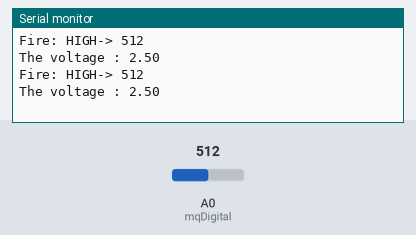
A sketch run on a simulated Arduino Uno, built with avr-gcc and run on an emulated ATmega328P. Shown: the last lines printed to the serial monitor. The test bench sets the inputs (shaded band); at power-on: A0 (mqDigital) = 512.

Above: at 1.8 s.
1.9 s: A0 (mqDigital) set to 306
At 2.8 s:
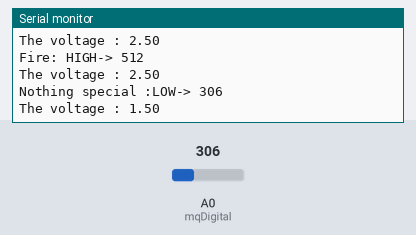
4.5 s: A0 (mqDigital) set to 122
At 5.8 s:
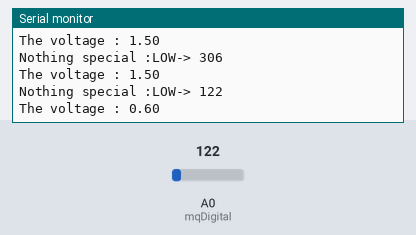
Timing chart, 0 to 7.5 s (numbered marks = the images above; inputs shaded):
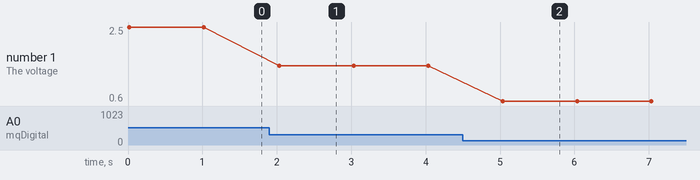

Measured:
- after the input at 1.9 s, the serial monitor: prints a new line after 0.10 s (image 1)
- after the input at 4.5 s, the serial monitor: prints a new line after 0.51 s (image 2)
- plotted number 1: 2.5 → 1.5 after the input at 1.9 s, 1.5 → 0.6 after the input at 4.5 s

The sketch:

sensor_methane.ino
```cpp
int mqDigital = A0;

int iut = 500 ;

void setup() {
  pinMode(mqDigital, INPUT);
  Serial.begin(9600);
}

void loop() {
  int state = analogRead(mqDigital);
  float voltage = (5.0/1023.0) * state ;

    if(state >= iut){
    Serial.print("Fire: HIGH-> ");
    Serial.println(state);
    Serial.print("The voltage : ") ;
    Serial.println(voltage) ;
    }

    else
    {
      Serial.print("Nothing special :LOW-> ") ;
      Serial.println(state) ;
      Serial.print("The voltage : ") ;
      Serial.println(voltage) ;
    }
  delay(1000);
}
```
